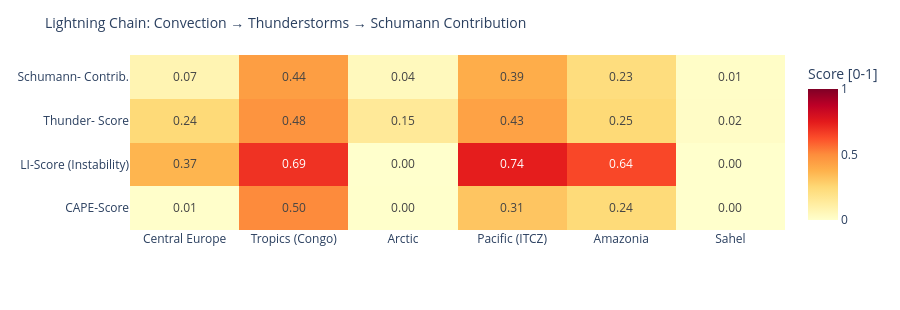

Notebook cell for this chart:
### Code cell
# ============================================================
# LIGHTNING CHAIN: Convection → Thunderstorms → Schumann
# Shows the causal chain per measurement point as heatmap
# ============================================================

def cape_score(v):
    """CAPE → normalized score [0,1]"""
    if v is None or pd.isna(v): return 0.0
    return min(1.0, float(v) / 3000)

def li_score(v):
    """Lifted Index: negative = unstable → score [0,1]"""
    if v is None or pd.isna(v): return 0.3
    return min(1.0, max(0.0, (-float(v) + 6) / 12))

def cloud_score(v):
    if v is None or pd.isna(v): return 0.3
    return float(v) / 100

def thunder_score(row):
    """Kombinierter Gewitterwahrscheinlichkeits-Score
    CAPE + LI + Bedeckung + WMO-Gewitter + konvektiver Niederschlag (showers)
    Hinweis: X-Ray und Kp sind kein Bestandteil – nur geomagn./solarer Kontext.
    """
    cs = cape_score(row.get('cape'))
    ls = li_score(row.get('li'))
    cl = cloud_score(row.get('cloud'))
    t  = 1.0 if row.get('thunderstorm') else 0.0
    # Convective precipitation (showers) as additional indicator
    sh = min(1.0, (row.get('showers') or 0) / 5.0)
    return round(cs * 0.30 + ls * 0.25 + cl * 0.15 + t * 0.20 + sh * 0.10, 3)

def schumann_contribution(t_score, lat):
    """Schumann contribution: higher in tropics (±30°), scaled by thunderstorm score"""
    lat_weight = max(0.3, 1.0 - abs(lat) / 60)
    return round(t_score * lat_weight, 3)

df_atm['cape_score']   = df_atm.apply(lambda r: cape_score(r['cape']), axis=1)
df_atm['li_score']     = df_atm.apply(lambda r: li_score(r['li']),    axis=1)
df_atm['thunder_score']= df_atm.apply(lambda r: thunder_score(r.to_dict()), axis=1)
df_atm['schumann_contribution'] = df_atm.apply(
    lambda r: schumann_contribution(r['thunder_score'], r['lat']), axis=1)

metrics = ['cape_score', 'li_score', 'thunder_score', 'schumann_contribution']
labels  = ['CAPE-Score', 'LI-Score\n(Instability)', 'Thunder-\nScore', 'Schumann-\nContrib.']
z_data  = [df_atm[m].tolist() for m in metrics]

fig = go.Figure(go.Heatmap(
    z=z_data,
    x=df_atm['point'].tolist(),
    y=labels,
    colorscale='YlOrRd',
    zmin=0, zmax=1,
    text=[[f'{v:.2f}' for v in row] for row in z_data],
    texttemplate='%{text}', textfont=dict(size=12),
    colorbar=dict(title='Score [0-1]')
))
fig.update_layout(
    title=dict(text='Lightning Chain: Convection → Thunderstorms → Schumann Contribution', font=dict(size=14)),
    height=310,
    plot_bgcolor='rgba(0,0,0,0)', paper_bgcolor='rgba(0,0,0,0)',
    margin=dict(l=130, r=80, t=55, b=80)
)
fig.show()

### Figure 1 — Plotly figure (JSON) as saved in the notebook; plotly's stock layout.template omitted (floating-point values rounded to 4 significant figures)
{"data": [{"colorbar": {"title": {"text": "Score [0-1]"}}, "colorscale": [[0.0, "rgb(255,255,204)"], [0.125, "rgb(255,237,160)"], [0.25, "rgb(254,217,118)"], [0.375, "rgb(254,178,76)"], [0.5, "rgb(253,141,60)"], [0.625, "rgb(252,78,42)"], [0.75, "rgb(227,26,28)"], [0.875, "rgb(189,0,38)"], [1.0, "rgb(128,0,38)"]], "text": [["0.01", "0.50", "0.00", "0.31", "0.24", "0.00"], ["0.37", "0.69", "0.00", "0.74", "0.64", "0.00"], ["0.24", "0.48", "0.15", "0.43", "0.25", "0.02"], ["0.07", "0.44", "0.04", "0.39", "0.23", "0.01"]], "textfont": {"size": 12}, "texttemplate": "%{text}", "type": "heatmap", "x": ["Central Europe", "Tropics (Congo)", "Arctic", "Pacific (ITCZ)", "Amazonia", "Sahel"], "y": ["CAPE-Score", "LI-Score\n(Instability)", "Thunder-\nScore", "Schumann-\nContrib."], "z": [[0.006667, 0.5033, 0.003333, 0.3133, 0.24, 0.0], [0.3667, 0.6917, 0.0, 0.7417, 0.6417, 0.0], [0.244, 0.476, 0.148, 0.429, 0.246, 0.018], [0.073, 0.444, 0.044, 0.393, 0.225, 0.014]], "zmax": 1, "zmin": 0}], "layout": {"height": 310, "margin": {"b": 80, "l": 130, "r": 80, "t": 55}, "paper_bgcolor": "rgba(0,0,0,0)", "plot_bgcolor": "rgba(0,0,0,0)", "title": {"font": {"size": 14}, "text": "Lightning Chain: Convection → Thunderstorms → Schumann Contribution"}}}
